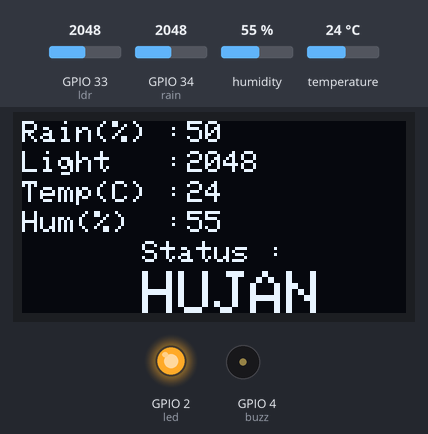
This sketch was run on a simulated ESP32. Parts: 128×64 one-colour display, output pins drawn as LEDs (lit = HIGH), buzzer (waves = sounding, pin HIGH). Inputs (shaded band) come from the test bench; at power-on: GPIO 34 (rain) = 2048, GPIO 33 (ldr) = 2048, humidity 55 %, temperature 24 °C. WiFi joins after 1.5 s; servers stay silent unless stated; no MQTT or app messages arrive unless stated; what the sketch prints to the serial monitor is not drawn.

Above: at 5.7 s.
5.8 s: GPIO 34 (rain) set to 2220
At 7.6 s:
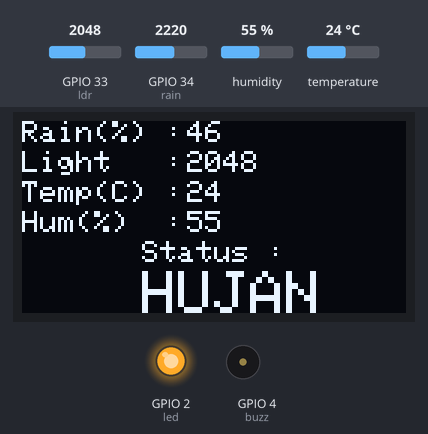
8.2 s: GPIO 34 (rain) set to 2366
At 9.9 s:
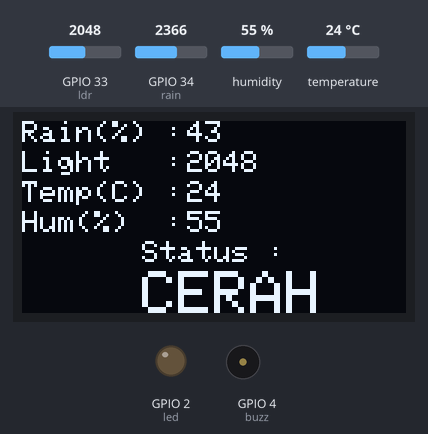
10.2 s: GPIO 33 (ldr) set to 1556
At 11.5 s:
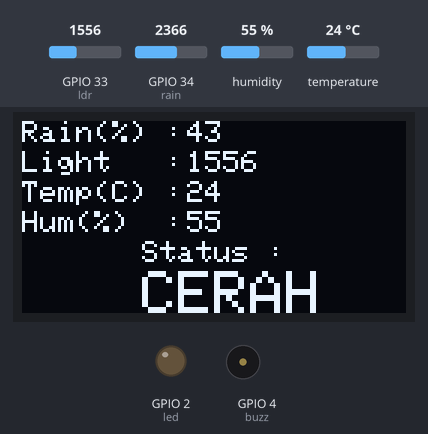
12.3 s: GPIO 33 (ldr) set to 1466
At 14.0 s:
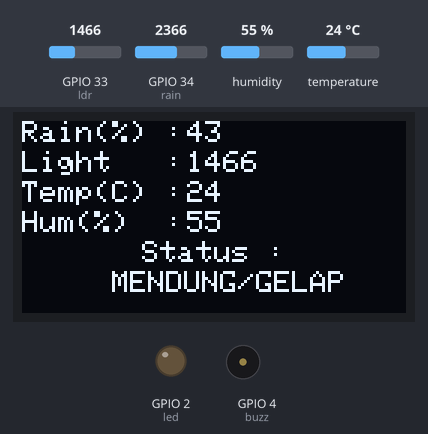
14.3 s: humidity set to 22 %
At 15.4 s:
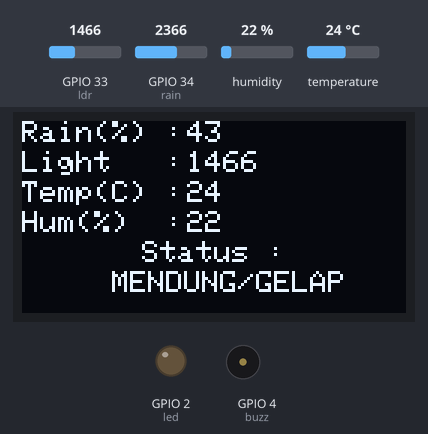
16.4 s: temperature set to 12 °C
At 18.0 s:
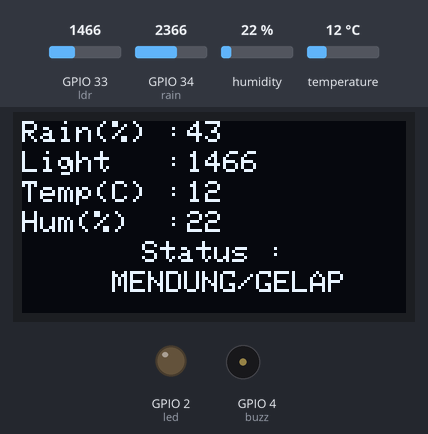
Timing chart, 0 to 19.5 s (numbered marks = the images above; inputs shaded):
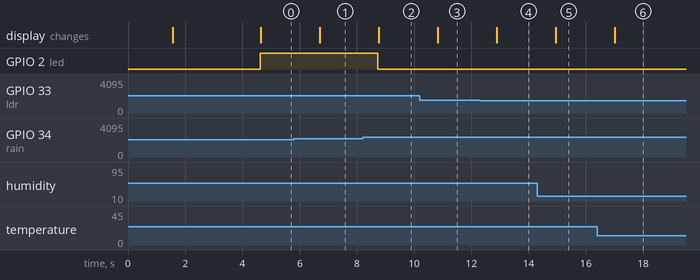

The sketch:

IoT-Weather-Station.ino
```cpp
//rain sensor -> max = kering, min = basah
//level sensor -> 0 - 750, 0 = kosong , 750 = full
//OLED -> SCL = D22, SDA = D21 //Address OLED 0x3C
#include <Wire.h>
#include <Adafruit_GFX.h>
#include <Adafruit_SSD1306.h>
#include <WiFi.h>
#include <PubSubClient.h>     // Library untuk mengkoneksikan ESP32 ke MQTT broker            /
#include <ArduinoJson.h>
#include <DHT.h>
#include "soc/soc.h"
#include "soc/rtc_cntl_reg.h"

#define SCREEN_WIDTH 128 // OLED display width, in pixels
#define SCREEN_HEIGHT 64 // OLED display height, in pixels

// Declaration for an SSD1306 display connected to I2C (SDA, SCL pins)
Adafruit_SSD1306 display(SCREEN_WIDTH, SCREEN_HEIGHT, &Wire, -1);

//pin pin sensor
#define rain 34
#define ldr 33
#define DHTPIN 27
#define DHTTYPE DHT22
DHT dht(DHTPIN, DHTTYPE);
#define led 2
#define buzz 4
//variabel variabel
int thres_rain = 45;
int thres_light = 1500;

char* ssid = "algianya";
char* password = "4131772002";

// MQTT Setting
char *mqttServer = "192.168.1.15";
int mqttPort = 1883;
String myClientID = "Edspert_device_01";
String mqttPassword = "1234";
String mqttUser = "Device_01";
String tempTopic = "edspert/data";

WiFiClient wifiClient;                // Membuat objek wifiClient
PubSubClient mqttClient(wifiClient);

StaticJsonDocument<200> doc;
String jsonString,jsonPayload;


void init_display()
{
  display.clearDisplay();
  display.setTextSize(1);
  display.setTextColor(WHITE);
  display.setCursor(10, 10); //0,10
  display.println("IoT Weather Station");
  display.setCursor(15, 50); //0,10
  display.println("By Algi Ekaputra");
  display.display();
  delay(3000);
  display.clearDisplay();
}
void setup() {
  WRITE_PERI_REG(RTC_CNTL_BROWN_OUT_REG, 0);
  Serial.begin(115200);
  connect_to_AP(ssid, password);
  init_to_broker(mqttServer,mqttPort); // setup koneksi ke broker
  if(!display.begin(SSD1306_SWITCHCAPVCC, 0x3C)) // Address 0x3D for 128x64
  {
    Serial.println(F("SSD1306 allocation failed"));
    for(;;);
  }
//  delay(2000);
  pinMode(rain, INPUT);
  pinMode(ldr, INPUT);
  dht.begin();
  pinMode(led, OUTPUT);
  pinMode(buzz, OUTPUT);
  init_display();
}

void loop() {
  int rain_val = map(analogRead(rain), 0, 4095, 100, 0);
  int light = analogRead(ldr);
  int temp = dht.readTemperature();
  int hum = dht.readHumidity();

  if (!mqttClient.connected()){
      connect_to_broker(myClientID, mqttUser, mqttPassword);   // Try to connect with broker
    }
    else
    {
      send_and_display(rain_val, light, temp, hum);
    }
}
void connect_to_AP(char* mySSID, char* myPASS){
  WiFi.mode(WIFI_STA);
  WiFi.begin(mySSID, myPASS);   // Mencoba connect ke Wifi
  // Melakukan pengecekan terhadap status koneksi ke WI-Fi
  while (WiFi.status() != WL_CONNECTED) {
    delay(500);
    Serial.print(".");
  }
  Serial.println("");
  Serial.print("Device telah terhubung ke: ");
  Serial.println(mySSID);
  Serial.print("IP Device: ");
  Serial.println(WiFi.localIP());
}

void init_to_broker(char* myMqttServer, int myMqttPort) {
  mqttClient.setServer(myMqttServer, myMqttPort); // Mengatur detail broker target  yang digunakan
  // jika kita ingin menerima pesan untuk langganan yang dibuat oleh klien sebagai subscriber
  // mqttClient.setCallback(callback);
}

// untuk melakukan koneksi ulang (reconnect) ke broker MQTT
// jika klien kehilangan koneksi dengan broker
// atau gagal melakukan koneksi saat pertama kali menjalankan program.
// ESP32 Reconnect to broker
void connect_to_broker(String clientName, String userMQTT , String passwordMQTT) {
  if (!mqttClient.connected()){
    Serial.println("Connecting to MQTT Broker...");
    String clientId = "ESP32Client-" + clientName;
    mqttClient.connect(clientId.c_str(), userMQTT.c_str(), passwordMQTT.c_str());
    while (!mqttClient.connected()) {
        Serial.print("failed, rc=");
        Serial.println(mqttClient.state());
        Serial.println("Reconnecting to MQTT Broker..");
        delay(1000);
    }
    Serial.print(clientId);
    Serial.println(" Device to Broker Connected.");
  }
  else{  }
}

// Publish untuk Tipe data JSon dengan inputan Payload Float
void mqtt_publish(String yourTopic, float yourPayload){

  // Tambahkan data "temp" ke objek JSON
  doc["data"] = yourPayload;

  // Serializasikan objek JSON ke dalam string JSON
  serializeJson(doc, jsonString);

  // char yourPayloadString[8];
  // dtostrf(yourPayload, 1, 2, yourPayloadString);
  // mqttClient.publish(yourTopic.c_str(), yourPayloadString);
  mqttClient.publish(yourTopic.c_str(), jsonString.c_str());
  Serial.print(yourTopic);
  Serial.print(" ==> ");
  Serial.println(yourPayload);
  // Serial.println(jsonString);
  jsonString = "";    // Riset Payload JsonString
}

// Publish untuk Tipe data JSon dengan inputan Payload JSON
void mqtt_publish_json(String yourTopic, String yourPayload){

  // char yourPayloadString[8];
  // dtostrf(yourPayload, 1, 2, yourPayloadString);
  // mqttClient.publish(yourTopic.c_str(), yourPayloadString);
  mqttClient.publish(yourTopic.c_str(), yourPayload.c_str());
  Serial.print(yourTopic);
  Serial.print(" ==> ");
  Serial.println(yourPayload);
  // Serial.println(jsonString);
  // yourPayload = "";    // Riset Payload JsonString
}

void send_and_display(int a, int b, int c, int d)
{
      doc["rain"] = a;
      doc["light"] = b;
      doc["temp"] = c;
      doc["hum"] = d;
      digitalWrite(buzz, LOW);
      display.setTextSize(1);
      display.setTextColor(WHITE);

      display.setCursor(0, 0); //0,10
      display.println("Rain(%) : ");

      display.setCursor(55, 0);
      display.println(a); //rain

      display.setCursor(0, 10);
      display.println("Light   : ");

      display.setCursor(55, 10);
      display.println(b); //light

      display.setCursor(0, 20);
      display.println("Temp(C) : ");

      display.setCursor(55, 20);
      display.println(c); //temp

      display.setCursor(0, 30);
      display.println("Hum(%)  : ");

      display.setCursor(55, 30);
      display.println(d);

      display.setCursor(40, 40);
      display.println("Status : ");

      display.setTextSize(2);
      display.setCursor(40, 50);
      if(a >= thres_rain)
      {
        doc["stat"] = "HUJAN";
        display.println("HUJAN");
        digitalWrite(led, HIGH);
      }
      else if(b < thres_light)
      {
        doc["stat"] = "MENDUNG/GELAP";
        display.setTextSize(1);
        display.setCursor(30, 50);
        display.println("MENDUNG/GELAP");
        digitalWrite(led, LOW);
      }
      else
      {
        doc["stat"] = "CERAH";
        display.println("CERAH");
        digitalWrite(led, LOW);
        digitalWrite(buzz, LOW);
      }
      display.display();
      display.clearDisplay();
      delay(1000);
      // Serializasikan objek JSON ke dalam string JSON
      jsonPayload = "";    // Riset Payload jsonPayload
      serializeJson(doc, jsonPayload);
      // Serial.println(jsonPayload);
      mqtt_publish_json(tempTopic,jsonPayload);
}
```

Measured:
- the behaviour switches between 2293 and 2294 on GPIO 34 (rain) (found by bisection; images 1 and 2)
- the behaviour switches between 1500 and 1499 on GPIO 33 (ldr) (found by bisection; images 3 and 4)
- after the input at 5.8 s, the display: changes after 0.90 s (image 1)
- after the input at 8.2 s, GPIO 2 (led): HIGH → LOW after 0.54 s; the display: changes after 0.56 s (image 2)
- after the input at 10.2 s, the display: changes after 0.62 s (image 3)
- after the input at 12.3 s, the display: changes after 0.58 s (image 4)
- after the input at 14.3 s, the display: changes after 0.64 s (image 5)
- after the input at 16.4 s, the display: changes after 0.60 s (image 6)
